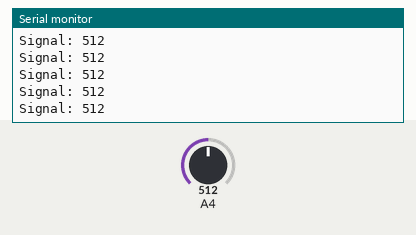
Bench run of a sketch on a simulated Arduino Mega 2560, built with avr-gcc and run on an emulated ATmega2560. On the bench: the last lines printed to the serial monitor. The test bench sets the inputs (shaded band); at power-on: A4 = 512.

Above: at 1.2 s.
1.3 s: A4 set to 560
At 2.1 s:
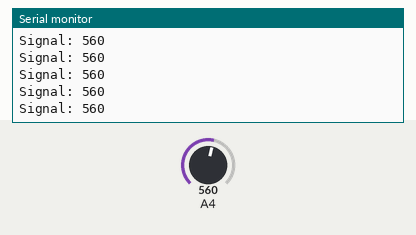
2.8 s: A4 set to 540
At 3.7 s:
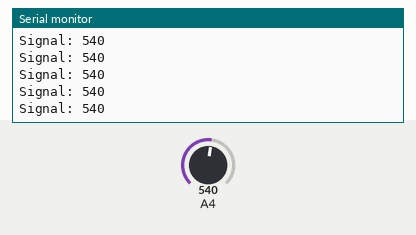
Timing chart, 0 to 5.8 s (numbered marks = the images above; inputs shaded):
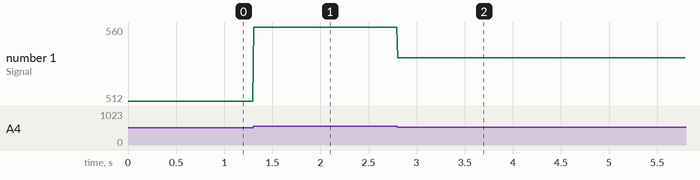

Measured:
- after the input at 1.3 s, the serial monitor: prints a new line at once (image 1)
- after the input at 2.8 s, the serial monitor: prints a new line at once (image 2)
- plotted number 1: 512 → 560 after the input at 1.3 s, 560 → 540 after the input at 2.8 s

The sketch:

bpHW827.ino
```cpp
const int pulsePin = 36;  // GPIO 36 connected to 'S' pin of HW-827 sensor

int pulseSignal;           // analog reading
int threshold = 550;       // adjust this threshold if needed
bool pulseDetected = false;

unsigned long lastBeatTime = 0;
int bpm = 0;

void setup() {
  Serial.begin(115200);
  Serial.println("HW-827 Heart Rate Monitor Starting...");
}

void loop() {
  pulseSignal = analogRead(pulsePin);
  unsigned long currentTime = millis();

  // Optional: Print raw analog signal for debugging
  Serial.print("Signal: ");
  Serial.println(pulseSignal);

  if (pulseSignal > threshold && !pulseDetected) {
    pulseDetected = true;
    unsigned long timeBetweenBeats = currentTime - lastBeatTime;

    if (timeBetweenBeats > 300) {  // Only count if it's been at least 300ms (BPM < 200)
      bpm = 60000 / timeBetweenBeats;
      Serial.print("BPM: ");
      Serial.println(bpm);
      lastBeatTime = currentTime;
    }
  }

  if (pulseSignal < threshold) {
    pulseDetected = false;
  }

  delay(10);  // Short delay for smoother readings
}
```
